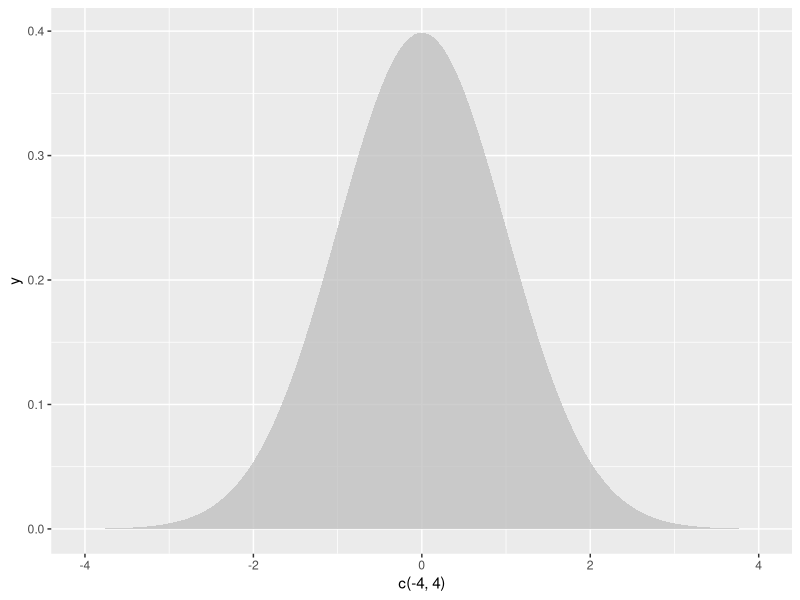
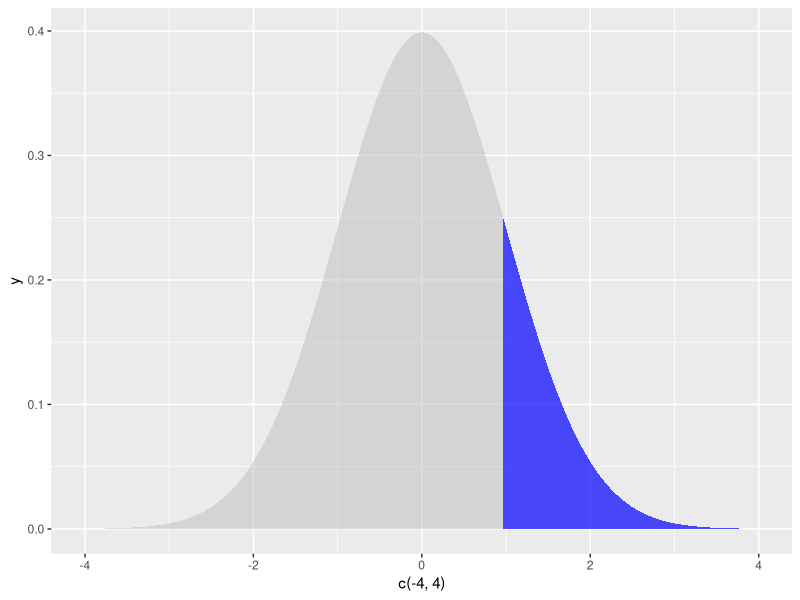

Here is the R script that generated these plots, in order:
## ---- chunk 1

library(ggplot2)
ggplot(NULL, aes(c(-4,4))) +
  geom_area(stat = "function", fun = dnorm, xlim = c(-4, 4), alpha = 0.75,fill=alpha("grey",0)) 

## ---- chunk 2
sample <-  round(rnorm(35, 0.89, 0.10), 2) # Generate a random, sample for this exercise
# cat(paste(sample), sep="\n")
sample
mean(sample)
## ---- chunk 3

mu <- .80
sigma <- .10
n <- length(data)
z <- (mean(sample) - mu) / (sigma / sqrt(n))
z
p_value <- pnorm(z, mean = 0, sd = 1, lower.tail = FALSE) # gives area to the right of the score, which is the p-value
p_value
## ---- chunk 4

library(ggplot2)
ggplot(NULL, aes(c(-4,4))) +
  geom_area(stat = "function", fun = dnorm, xlim = c(-4, z), alpha = 0.5,fill=alpha("grey",0)) +
  geom_area(stat = "function", fun = dnorm, fill="blue", xlim = c(z, 4), alpha = 0.7)
